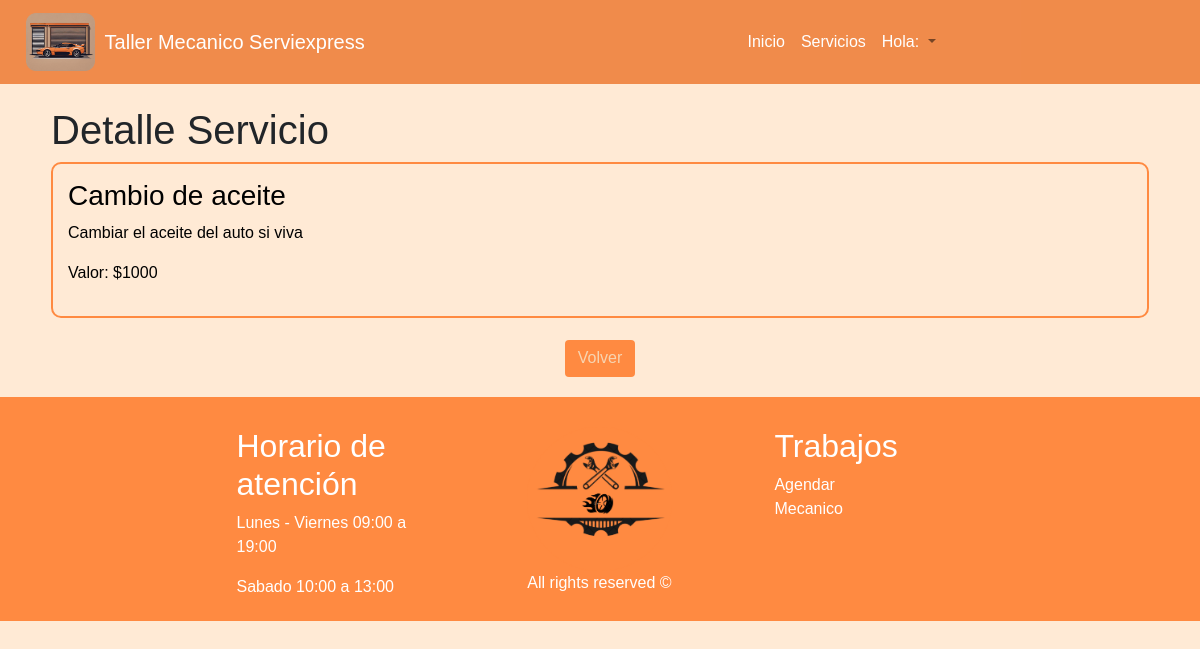
The page /servicio/1/ (signed in) on the database its author committed.
### taller/models.py (models this page shows, shortened)
class Servicio(models.Model):
    id_serv = models.AutoField(primary_key=True)
    tipo_serv = models.CharField(max_length=50)
    desc_serv = models.TextField(max_length=400)
    costo_serv = models.IntegerField()

### taller/views.py (the view, shortened to what this page needs)
# urls.py: path('servicio/<int:id_serv>/', views.update_servicio, name='update_servicio'),
@login_required
def update_servicio(request, id_serv):
    cliente = Cliente.objects.filter(rut_cli=request.user.username).first()
    empleado = Empleado.objects.filter(rut_emp=request.user.username).first()
    rol = "Cliente" if cliente else "Empleado"
    if request.method == "GET":
        servicio = get_object_or_404(Servicio, pk=id_serv)
        form = ServicioForm(instance=servicio)
        return render(
            request,
            "detail_servicio.html",
            {
                "servicio": servicio,
                "form": form,
                "cliente": cliente,
                "empleado": empleado,
                "rol": rol,
            },
        )

### taller/templates/detail_servicio.html (shortened to what this page needs)
{% extends 'hnf.html' %}
{% load static %}
{% block content %}
<head>
    <link rel="stylesheet" href="{% static 'css/crud.css' %}" />
</head>
<div class="container">
    <ul style="list-style: none;">
        {% if not Mensaje %}
        <h1> Detalle Servicio </h1>
        <li id="detalle">
            <h3>{{ servicio.tipo_serv }}</h3>
            <p>{{ servicio.desc_serv }}</p>
            <p>Valor: ${{ servicio.costo_serv }}</p>
        </li>
        <ul>
            <li class="centered-button" style="margin-top: 2%;">
                <a class="btn" href="/servicios">
                    Volver
                </a>
            </li>
        </ul>
        {% endif %}
    </ul>
</div>
{% endblock %}

### taller/static/css/keyframes.css (style rules this page uses)
@media (max-width: 1400px) { * { max-width: 100%; padding: 0 10px; } }

### taller/static/css/style.css (style rules this page uses)
* { margin: 0%; padding: 0; box-sizing: border-box; }
body { font-family:'Gill Sans', 'Gill Sans MT', Calibri, 'Trebuchet MS', sans-serif; background-color: #ffead5; }
.btn { padding-top: 5px; text-align: center; margin-right: 10px; margin-left: 10px; background: #FF8A41; color: #f7d4b1; }

### taller/static/css/crud.css (style rules this page uses)
.container { width: 94%; }
#detalle { border: 2px solid; border-color: rgba(255, 138, 65); border-radius: 10px; padding: 15px; margin-bottom: 10px; background-color: #ffead5; color: black; }
.centered-button { display: flex; justify-content: center; align-items: center; text-align: center; }

### rows shown on the page
Servicio: tipo_serv "Cambio de aceite", desc_serv "Cambiar el aceite del auto si viva", costo_serv "1000"
